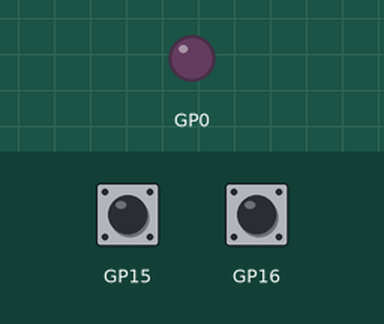
This program was run on a simulated Raspberry Pi Pico running MicroPython. On the bench: output pins drawn as LEDs (lit = HIGH). Wiring (from the project's diagram.json): magenta LED on GP0, green button on GP15, green button on GP16. Inputs (shaded band) come from the test bench; at power-on: GP15 HIGH, GP16 HIGH. What the program prints to the serial console is not drawn.

Above: at 1.3 s.
1.4 s: GP15 pulled LOW for 0.15 s
At 2.6 s:
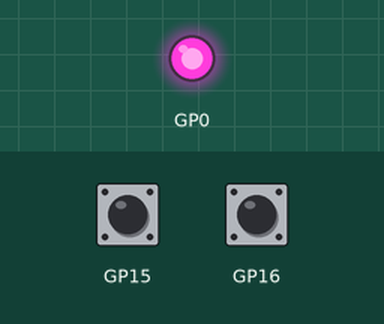
3.0 s: GP15 pulled LOW for 1 s
At 3.6 s:
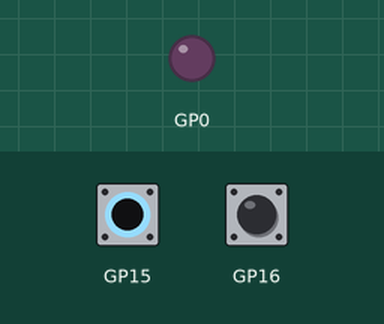
5.5 s: GP15 pulled LOW for 3.2 s
At 6.7 s:
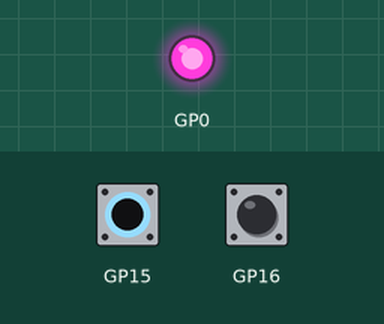
Timing chart, 0 to 8.5 s (numbered marks = the images above; inputs shaded):
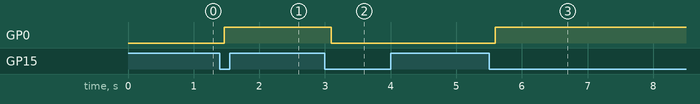

Measured:
- after the input at 1.4 s, GP0: LOW → HIGH after 0.07 s
- after the input at 3.0 s, GP0: HIGH → LOW after 0.10 s
- after the input at 5.5 s, GP0: LOW → HIGH after 0.09 s

The program:

pub_sub_class.py
```python
import time
time.sleep(0.1) # Wait for USB to become ready

from machine import Pin


class Bouton:

    def __init__(self, io):
        self.__bp = Pin(io, Pin.IN, Pin.PULL_UP)
        self.__bp_previous_value = self.__bp.value()
        self.__bp_previous_time = time.ticks_ms()
        self.__bp_debounce_counter = 3
        self.__evt_cb = list()

    def tick(self):
        # lecture toute les 20 ms
        bp_event = None
        if (time.ticks_ms() - self.__bp_previous_time) > 20:
            l_bp_value = self.__bp.value()
            self.__bp_previous_time = time.ticks_ms()
            if self.__bp_previous_value == l_bp_value:
                if 0 != self.__bp_debounce_counter:
                    self.__bp_debounce_counter -= 1
                    if 0 == self.__bp_debounce_counter:
                        # on a un état stable
                        if l_bp_value :
                            # c'est un relacher
                            bp_event = "release"
                        else:
                            bp_event = "press"
            else:
                self.__bp_debounce_counter = 3
            self.__bp_previous_value = l_bp_value
        if bp_event:
            self.__publish(bp_event)

    def subscribe(self, func):
        self.__evt_cb.append(func)

    def __publish(self, evt):
        for cb in self.__evt_cb:
            cb(evt)


class Led:

    def __init__(self, io):
        self.__led = Pin(io, Pin.OUT)
        self.__led.value(0)

    def tick(self):
        pass

    def evt_cb(self, event):
        if event == "press":
            self.__led.toggle()


def main_pub_sub_class():
    print("Pub sub class")

    # initialise
    led_violet = Led(0)
    mon_bp = Bouton(15)
    mon_bp1 = Bouton(16)

    mon_bp.subscribe(led_violet.evt_cb)
    mon_bp1.subscribe(led_violet.evt_cb)

    # boucle principale
    while True:
        # gestion du bouton
        mon_bp.tick()
        mon_bp1.tick()

        # gestion de la led
        led_violet.tick()

##---------------------------
##---------------------------
main_pub_sub_class()
```
